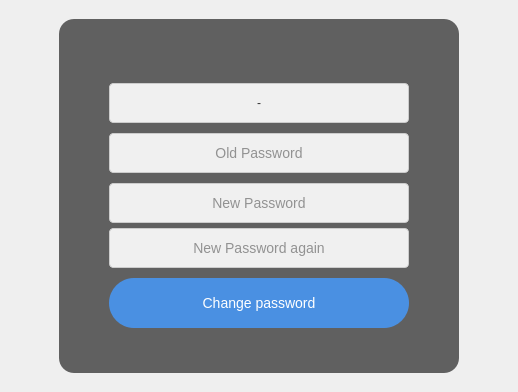
         <widget class="QWidget" name="tabChangepassword">
          <attribute name="icon">
           <iconset resource="lib_icon_InventoryManagement.qrc">
            <normaloff>:/icon/images/icon/changepassword_logo.png</normaloff>:/icon/images/icon/changepassword_logo.png</iconset>
          </attribute>
          <attribute name="title">
           <string>CHANGE PASSWORD</string>
          </attribute>
          <layout class="QVBoxLayout" name="verticalLayout_11" stretch="0">
           <property name="spacing">
            <number>5</number>
           </property>
           <property name="leftMargin">
            <number>5</number>
           </property>
           <property name="topMargin">
            <number>5</number>
           </property>
           <property name="rightMargin">
            <number>5</number>
           </property>
           <property name="bottomMargin">
            <number>5</number>
           </property>
           <item>
            <widget class="QWidget" name="horizontalWidget_Change" native="true">
             <layout class="QHBoxLayout" name="horizontalLayout_6">
              <property name="spacing">
               <number>5</number>
              </property>
              <property name="leftMargin">
               <number>5</number>
              </property>
              <property name="topMargin">
               <number>5</number>
              </property>
              <property name="rightMargin">
               <number>5</number>
              </property>
              <property name="bottomMargin">
               <number>5</number>
              </property>
              <item>
               <spacer name="horizontalSpacer_20">
                <property name="orientation">
                 <enum>Qt::Horizontal</enum>
                </property>
                <property name="sizeHint" stdset="0">
                 <size>
                  <width>40</width>
                  <height>20</height>
                 </size>
                </property>
               </spacer>
              </item>
              <item>
               <widget class="QWidget" name="widgetk" native="true">
                <layout class="QVBoxLayout" name="verticalLayout_14">
                 <item>
                  <widget class="QWidget" name="widget_changepassword" native="true">
                   <property name="sizePolicy">
                    <sizepolicy hsizetype="Fixed" vsizetype="Preferred">
                     <horstretch>0</horstretch>
                     <verstretch>0</verstretch>
                    </sizepolicy>
                   </property>
                   <property name="minimumSize">
                    <size>
                     <width>400</width>
                     <height>0</height>
                    </size>
                   </property>
                   <property name="maximumSize">
                    <size>
                     <width>600</width>
                     <height>500</height>
                    </size>
                   </property>
                   <property name="styleSheet">
                    <string notr="true">QWidget {
    background-color: rgba(0, 0, 0, 0.6); /* Màu nền đen mờ */
    border-radius: 15px; /* Bo góc mềm mại */
}
</string>
                   </property>
                   <layout class="QVBoxLayout" name="verticalLayout_15">
                    <property name="spacing">
                     <number>5</number>
                    </property>
                    <property name="leftMargin">
                     <number>5</number>
                    </property>
                    <property name="topMargin">
                     <number>5</number>
                    </property>
                    <property name="rightMargin">
                     <number>5</number>
                    </property>
                    <property name="bottomMargin">
                     <number>5</number>
                    </property>
                    <item>
                     <spacer name="verticalSpacer_12">
                      <property name="orientation">
                       <enum>Qt::Vertical</enum>
                      </property>
                      <property name="sizeType">
                       <enum>QSizePolicy::Fixed</enum>
                      </property>
                      <property name="sizeHint" stdset="0">
                       <size>
                        <width>20</width>
                        <height>20</height>
                       </size>
                      </property>
                     </spacer>
                    </item>
                    <item>
                     <layout class="QHBoxLayout" name="horizontalLayout_11">
                      <item>
                       <widget class="QLabel" name="change_logo_label">
                        <property name="sizePolicy">
                         <sizepolicy hsizetype="Fixed" vsizetype="Preferred">
                          <horstretch>0</horstretch>
                          <verstretch>0</verstretch>
                         </sizepolicy>
                        </property>
                        <property name="maximumSize">
                         <size>
                          <width>100</width>
                          <height>70</height>
                         </size>
                        </property>
                        <property name="font">
                         <font>
                          <weight>75</weight>
                          <bold>true</bold>
                         </font>
                        </property>
                        <property name="styleSheet">
                         <string notr="true">QLabel {
    background-color: transparent; /* Nền trong suốt */
}
</string>
                        </property>
                        <property name="text">
                         <string/>
                        </property>
                        <property name="pixmap">
                         <pixmap resource="lib_icon_InventoryManagement.qrc">:/icon/images/icon/logo.png</pixmap>
                        </property>
                        <property name="scaledContents">
                         <bool>true</bool>
                        </property>
                        <property name="alignment">
                         <set>Qt::AlignCenter</set>
                        </property>
                        <property name="wordWrap">
                         <bool>false</bool>
                        </property>
                       </widget>
                      </item>
                     </layout>
                    </item>
                    <item>
                     <spacer name="verticalSpacer_14">
                      <property name="orientation">
                       <enum>Qt::Vertical</enum>
                      </property>
                      <property name="sizeType">
                       <enum>QSizePolicy::Fixed</enum>
                      </property>
                      <property name="sizeHint" stdset="0">
                       <size>
                        <width>20</width>
                        <height>20</height>
                       </size>
                      </property>
                     </spacer>
                    </item>
                    <item>
                     <layout class="QHBoxLayout" name="horizontalLayout_12">
                      <item>
                       <widget class="QLabel" name="change_msnv_label">
                        <property name="sizePolicy">
                         <sizepolicy hsizetype="Fixed" vsizetype="Fixed">
                          <horstretch>0</horstretch>
                          <verstretch>0</verstretch>
                         </sizepolicy>
                        </property>
                        <property name="minimumSize">
                         <size>
                          <width>300</width>
                          <height>40</height>
                         </size>
                        </property>
                        <property name="styleSheet">
                         <string notr="true">QLabel {
    background-color: #f0f0f0;
    border: 1px solid #ccc;
    border-radius: 4px;
    padding: 4px;
    color: #333;
}

QLabel:focus {
    border: 1px solid #4a90e2;
}</string>
                        </property>
                        <property name="text">
                         <string>-</string>
                        </property>
                        <property name="alignment">
                         <set>Qt::AlignCenter</set>
                        </property>
                        <property name="margin">
                         <number>7</number>
                        </property>
                       </widget>
                      </item>
                     </layout>
                    </item>
                    <item>
                     <spacer name="verticalSpacer_15">
                      <property name="orientation">
                       <enum>Qt::Vertical</enum>
                      </property>
                      <property name="sizeType">
                       <enum>QSizePolicy::Fixed</enum>
                      </property>
                      <property name="sizeHint" stdset="0">
                       <size>
                        <width>20</width>
                        <height>5</height>
                       </size>
                      </property>
                     </spacer>
                    </item>
                    <item>
                     <layout class="QHBoxLayout" name="horizontalLayout_13">
                      <item>
                       <widget class="QLineEdit" name="change_password_old_lineedit">
                        <property name="sizePolicy">
                         <sizepolicy hsizetype="Fixed" vsizetype="Fixed">
                          <horstretch>0</horstretch>
                          <verstretch>0</verstretch>
                         </sizepolicy>
                        </property>
                        <property name="minimumSize">
                         <size>
                          <width>300</width>
                          <height>40</height>
                         </size>
                        </property>
                        <property name="font">
                         <font>
                          <pointsize>-1</pointsize>
                         </font>
                        </property>
                        <property name="styleSheet">
                         <string notr="true">QLineEdit {
    background-color: #f0f0f0;
    border: 1px solid #ccc;
    border-radius: 4px;
    padding: 4px;
    font-size: 14px;
    color: #333;
}

QLineEdit:focus {
    border: 2px solid #4a90e2; /* Màu viền khi focus */
}</string>
                        </property>
                        <property name="inputMask">
                         <string/>
                        </property>
                        <property name="maxLength">
                         <number>16</number>
                        </property>
                        <property name="echoMode">
                         <enum>QLineEdit::Password</enum>
                        </property>
                        <property name="alignment">
                         <set>Qt::AlignCenter</set>
                        </property>
                        <property name="placeholderText">
                         <string>Old Password</string>
                        </property>
                        <property name="clearButtonEnabled">
                         <bool>false</bool>
                        </property>
                       </widget>
                      </item>
                     </layout>
                    </item>
                    <item>
                     <spacer name="verticalSpacer_16">
                      <property name="orientation">
                       <enum>Qt::Vertical</enum>
                      </property>
                      <property name="sizeType">
                       <enum>QSizePolicy::Fixed</enum>
                      </property>
                      <property name="sizeHint" stdset="0">
                       <size>
                        <width>20</width>
                        <height>5</height>
                       </size>
                      </property>
                     </spacer>
                    </item>
                    <item>
                     <layout class="QHBoxLayout" name="horizontalLayout_15">
                      <item>
                       <widget class="QLineEdit" name="change_password_new_lineedit">
                        <property name="sizePolicy">
                         <sizepolicy hsizetype="Fixed" vsizetype="Fixed">
                          <horstretch>0</horstretch>
                          <verstretch>0</verstretch>
                         </sizepolicy>
                        </property>
                        <property name="minimumSize">
                         <size>
                          <width>300</width>
                          <height>40</height>
                         </size>
                        </property>
                        <property name="font">
                         <font>
                          <pointsize>-1</pointsize>
                         </font>
                        </property>
                        <property name="styleSheet">
                         <string notr="true">QLineEdit {
    background-color: #f0f0f0;
    border: 1px solid #ccc;
    border-radius: 4px;
    padding: 4px;
    font-size: 14px;
    color: #333;
}

QLineEdit:focus {
    border: 2px solid #4a90e2; /* Màu viền khi focus */
}</string>
                        </property>
                        <property name="inputMask">
                         <string/>
                        </property>
                        <property name="maxLength">
                         <number>16</number>
                        </property>
                        <property name="echoMode">
                         <enum>QLineEdit::Password</enum>
                        </property>
                        <property name="alignment">
                         <set>Qt::AlignCenter</set>
                        </property>
                        <property name="placeholderText">
                         <string>New Password</string>
                        </property>
                        <property name="clearButtonEnabled">
                         <bool>false</bool>
                        </property>
                       </widget>
                      </item>
                     </layout>
                    </item>
                    <item>
                     <layout class="QHBoxLayout" name="horizontalLayout_16">
                      <item>
                       <widget class="QLineEdit" name="change_password_new2_lineedit">
                        <property name="sizePolicy">
                         <sizepolicy hsizetype="Fixed" vsizetype="Fixed">
                          <horstretch>0</horstretch>
                          <verstretch>0</verstretch>
                         </sizepolicy>
                        </property>
                        <property name="minimumSize">
                         <size>
                          <width>300</width>
                          <height>40</height>
                         </size>
                        </property>
                        <property name="font">
                         <font>
                          <pointsize>-1</pointsize>
                         </font>
                        </property>
                        <property name="styleSheet">
                         <string notr="true">QLineEdit {
    background-color: #f0f0f0;
    border: 1px solid #ccc;
    border-radius: 4px;
    padding: 4px;
    font-size: 14px;
    color: #333;
}

QLineEdit:focus {
    border: 2px solid #4a90e2; /* Màu viền khi focus */
}</string>
                        </property>
                        <property name="inputMask">
                         <string/>
                        </property>
                        <property name="maxLength">
                         <number>16</number>
                        </property>
                        <property name="echoMode">
                         <enum>QLineEdit::Password</enum>
                        </property>
                        <property name="alignment">
                         <set>Qt::AlignCenter</set>
                        </property>
                        <property name="placeholderText">
                         <string>New Password again</string>
                        </property>
                        <property name="clearButtonEnabled">
                         <bool>false</bool>
                        </property>
                       </widget>
                      </item>
                     </layout>
                    </item>
                    <item>
                     <spacer name="verticalSpacer_19">
                      <property name="orientation">
                       <enum>Qt::Vertical</enum>
                      </property>
                      <property name="sizeType">
                       <enum>QSizePolicy::Fixed</enum>
                      </property>
                      <property name="sizeHint" stdset="0">
                       <size>
                        <width>20</width>
                        <height>5</height>
                       </size>
                      </property>
                     </spacer>
                    </item>
                    <item>
                     <layout class="QHBoxLayout" name="horizontalLayout_14">
                      <item>
                       <widget class="QPushButton" name="change_changing_button">
                        <property name="sizePolicy">
                         <sizepolicy hsizetype="Fixed" vsizetype="Maximum">
                          <horstretch>0</horstretch>
                          <verstretch>0</verstretch>
                         </sizepolicy>
                        </property>
                        <property name="minimumSize">
                         <size>
                          <width>300</width>
                          <height>50</height>
                         </size>
                        </property>
                        <property name="maximumSize">
                         <size>
                          <width>16777215</width>
                          <height>50</height>
                         </size>
                        </property>
                        <property name="sizeIncrement">
                         <size>
                          <width>0</width>
                          <height>40</height>
                         </size>
                        </property>
                        <property name="font">
                         <font>
                          <pointsize>-1</pointsize>
                         </font>
                        </property>
                        <property name="cursor">
                         <cursorShape>PointingHandCursor</cursorShape>
                        </property>
                        <property name="styleSheet">
                         <string notr="true">/* QPushButton styling */
QPushButton {
    background-color: #4a90e2;
    border: none;
    border-radius: 25px;
    color: #fff;
    font-size: 14px;
    padding: 6px 12px;
}

QPushButton:hover {
    background-color: #357ab7;
	font: 75 16pt;
}

QPushButton:pressed {
    background-color: #2a6cae;
}

QPushButton:disabled {
    background-color: #ccc;
    color: #666;
}</string>
                        </property>
                        <property name="text">
                         <string>Change password</string>
                        </property>
                        <property name="iconSize">
                         <size>
                          <width>32</width>
                          <height>32</height>
                         </size>
                        </property>
                       </widget>
                      </item>
                     </layout>
                    </item>
                    <item>
                     <spacer name="verticalSpacer_17">
                      <property name="orientation">
                       <enum>Qt::Vertical</enum>
                      </property>
                      <property name="sizeHint" stdset="0">
                       <size>
                        <width>20</width>
                        <height>40</height>
                       </size>
                      </property>
                     </spacer>
                    </item>
                   </layout>
                  </widget>
                 </item>
                </layout>
               </widget>
              </item>
              <item>
               <spacer name="horizontalSpacer_21">
                <property name="orientation">
                 <enum>Qt::Horizontal</enum>
                </property>
                <property name="sizeHint" stdset="0">
                 <size>
                  <width>40</width>
                  <height>20</height>
                 </size>
                </property>
               </spacer>
              </item>
             </layout>
            </widget>
           </item>
          </layout>
         </widget>
